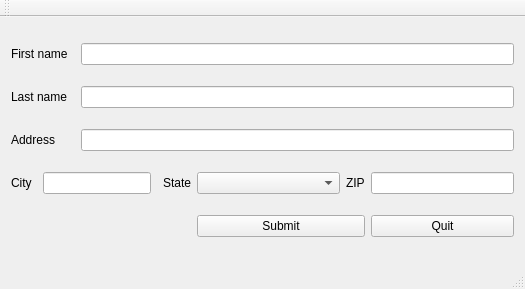
<?xml version="1.0" encoding="UTF-8"?>
<ui version="4.0">
 <class>MainWindow</class>
 <widget class="QMainWindow" name="MainWindow">
  <property name="geometry">
   <rect>
    <x>0</x>
    <y>0</y>
    <width>525</width>
    <height>289</height>
   </rect>
  </property>
  <property name="windowTitle">
   <string>MainWindow</string>
  </property>
  <widget class="QWidget" name="centralWidget">
   <layout class="QGridLayout" name="gridLayout">
    <item row="2" column="0" colspan="2">
     <widget class="QLabel" name="label_address">
      <property name="text">
       <string>Address</string>
      </property>
     </widget>
    </item>
    <item row="3" column="0">
     <widget class="QLabel" name="label_city">
      <property name="text">
       <string>City</string>
      </property>
     </widget>
    </item>
    <item row="1" column="2" colspan="7">
     <widget class="QLineEdit" name="TE_lastName"/>
    </item>
    <item row="2" column="2" colspan="7">
     <widget class="QLineEdit" name="TE_address"/>
    </item>
    <item row="0" column="0" colspan="2">
     <widget class="QLabel" name="label_firstName">
      <property name="text">
       <string>First name</string>
      </property>
     </widget>
    </item>
    <item row="3" column="8">
     <widget class="QLineEdit" name="TE_ZIP"/>
    </item>
    <item row="0" column="2" colspan="7">
     <widget class="QLineEdit" name="TE_firstName"/>
    </item>
    <item row="1" column="0" colspan="2">
     <widget class="QLabel" name="label_lastName">
      <property name="text">
       <string>Last name</string>
      </property>
     </widget>
    </item>
    <item row="3" column="6">
     <widget class="QComboBox" name="CB_state">
      <property name="sizePolicy">
       <sizepolicy hsizetype="Expanding" vsizetype="Fixed">
        <horstretch>0</horstretch>
        <verstretch>0</verstretch>
       </sizepolicy>
      </property>
     </widget>
    </item>
    <item row="3" column="7">
     <widget class="QLabel" name="label_zip">
      <property name="text">
       <string>ZIP</string>
      </property>
     </widget>
    </item>
    <item row="3" column="5">
     <widget class="QLabel" name="label_state">
      <property name="text">
       <string>State</string>
      </property>
     </widget>
    </item>
    <item row="3" column="1" colspan="3">
     <widget class="QLineEdit" name="TE_city"/>
    </item>
    <item row="4" column="8">
     <widget class="QPushButton" name="BTN_quit">
      <property name="sizePolicy">
       <sizepolicy hsizetype="Expanding" vsizetype="Fixed">
        <horstretch>0</horstretch>
        <verstretch>0</verstretch>
       </sizepolicy>
      </property>
      <property name="text">
       <string>Quit</string>
      </property>
     </widget>
    </item>
    <item row="4" column="6" colspan="2">
     <widget class="QPushButton" name="BTN_submit">
      <property name="sizePolicy">
       <sizepolicy hsizetype="Expanding" vsizetype="Fixed">
        <horstretch>0</horstretch>
        <verstretch>0</verstretch>
       </sizepolicy>
      </property>
      <property name="text">
       <string>Submit</string>
      </property>
     </widget>
    </item>
   </layout>
  </widget>
  <widget class="QMenuBar" name="menuBar">
   <property name="geometry">
    <rect>
     <x>0</x>
     <y>0</y>
     <width>525</width>
     <height>22</height>
    </rect>
   </property>
  </widget>
  <widget class="QToolBar" name="mainToolBar">
   <attribute name="toolBarArea">
    <enum>TopToolBarArea</enum>
   </attribute>
   <attribute name="toolBarBreak">
    <bool>false</bool>
   </attribute>
  </widget>
  <widget class="QStatusBar" name="statusBar"/>
 </widget>
 <layoutdefault spacing="6" margin="11"/>
 <resources/>
 <connections/>
</ui>
